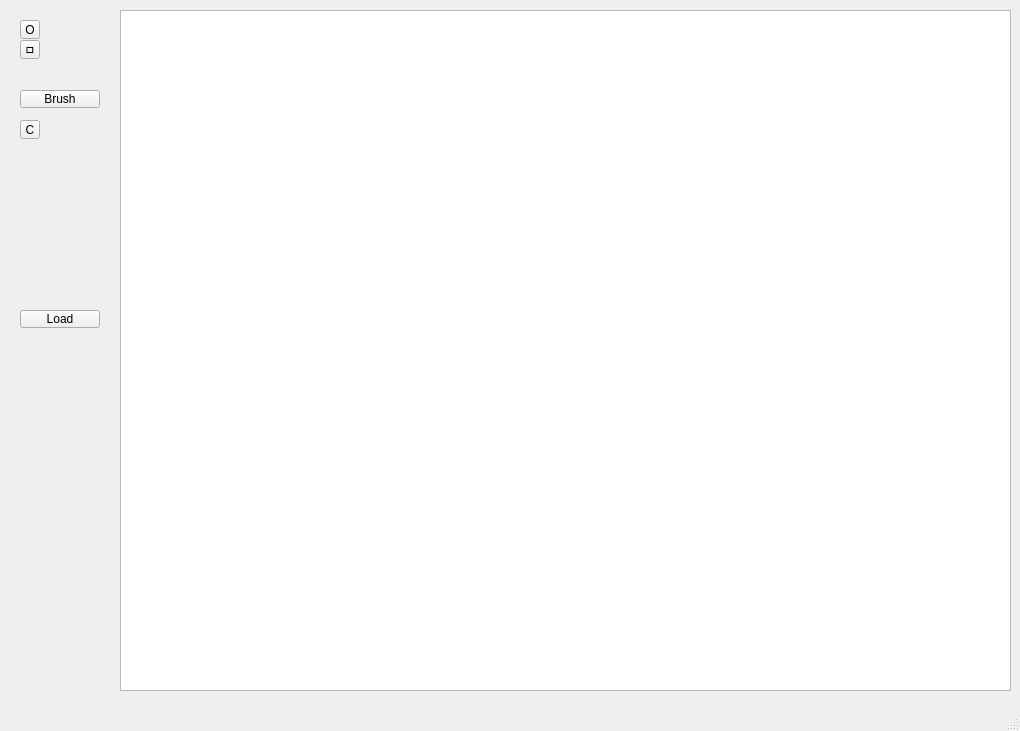
<?xml version="1.0" encoding="UTF-8"?>
<ui version="4.0">
 <class>MainWindow</class>
 <widget class="QMainWindow" name="MainWindow">
  <property name="geometry">
   <rect>
    <x>0</x>
    <y>0</y>
    <width>1020</width>
    <height>731</height>
   </rect>
  </property>
  <property name="windowTitle">
   <string>MainWindow</string>
  </property>
  <widget class="QWidget" name="centralwidget">
   <widget class="QGraphicsView" name="graphicsView">
    <property name="geometry">
     <rect>
      <x>120</x>
      <y>10</y>
      <width>891</width>
      <height>681</height>
     </rect>
    </property>
   </widget>
   <widget class="QToolButton" name="toolButton1">
    <property name="geometry">
     <rect>
      <x>20</x>
      <y>20</y>
      <width>20</width>
      <height>19</height>
     </rect>
    </property>
    <property name="text">
     <string>O</string>
    </property>
   </widget>
   <widget class="QToolButton" name="toolButton_2">
    <property name="geometry">
     <rect>
      <x>20</x>
      <y>40</y>
      <width>20</width>
      <height>19</height>
     </rect>
    </property>
    <property name="text">
     <string>ㅁ</string>
    </property>
   </widget>
   <widget class="QPushButton" name="LoadButton">
    <property name="geometry">
     <rect>
      <x>20</x>
      <y>310</y>
      <width>80</width>
      <height>18</height>
     </rect>
    </property>
    <property name="text">
     <string>Load</string>
    </property>
   </widget>
   <widget class="QPushButton" name="brushButton">
    <property name="geometry">
     <rect>
      <x>20</x>
      <y>90</y>
      <width>80</width>
      <height>18</height>
     </rect>
    </property>
    <property name="text">
     <string>Brush</string>
    </property>
   </widget>
   <widget class="QToolButton" name="ColorButton">
    <property name="geometry">
     <rect>
      <x>20</x>
      <y>120</y>
      <width>20</width>
      <height>19</height>
     </rect>
    </property>
    <property name="text">
     <string>C</string>
    </property>
   </widget>
  </widget>
  <widget class="QMenuBar" name="menubar">
   <property name="geometry">
    <rect>
     <x>0</x>
     <y>0</y>
     <width>1020</width>
     <height>17</height>
    </rect>
   </property>
  </widget>
  <widget class="QStatusBar" name="statusbar"/>
 </widget>
 <resources/>
 <connections/>
</ui>
